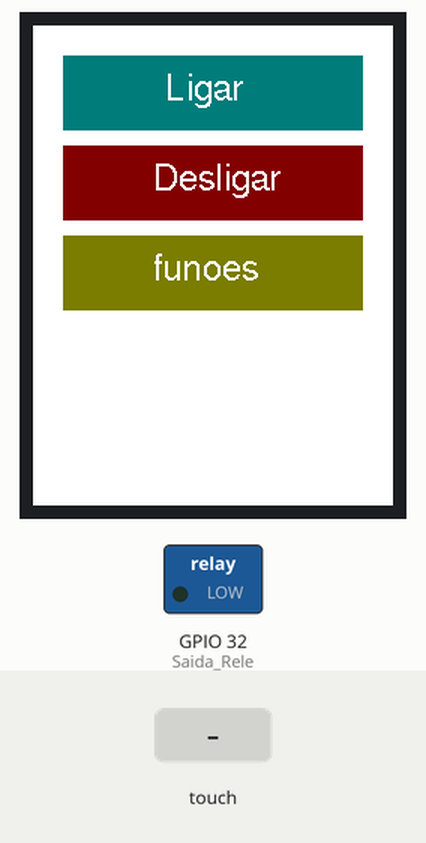
A program run on a simulated ESP32. Shown: 240×320 colour display, switched loads named in the program (green lamp = pin HIGH). Inputs (shaded band) come from the test bench. Storage starts empty.

Above: at 1.7 s.
1.8 s: screen touched at 13 % across, 50 % down
At 3.2 s:
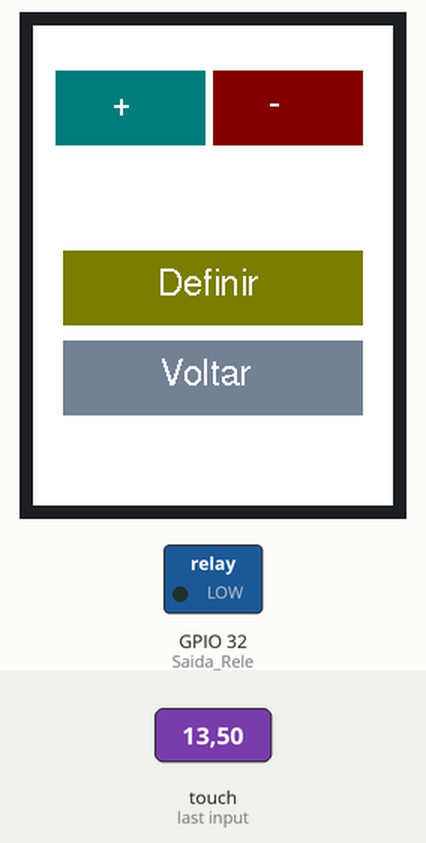
3.5 s: screen touched at 13 % across, 70 % down
At 4.8 s:
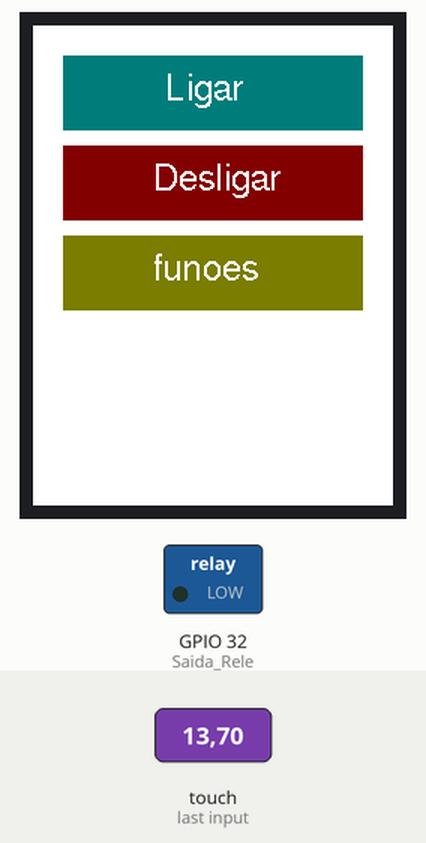
5.1 s: screen touched at 13 % across, 10 % down
At 6.4 s:
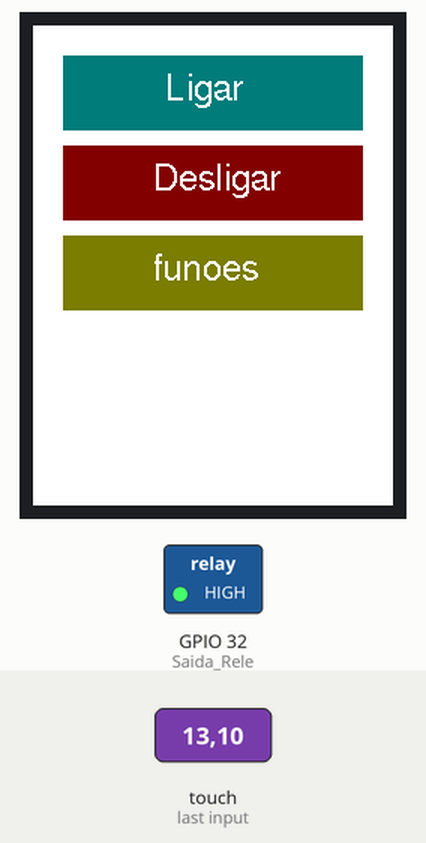
6.7 s: screen touched at 38 % across, 50 % down
At 8.1 s:
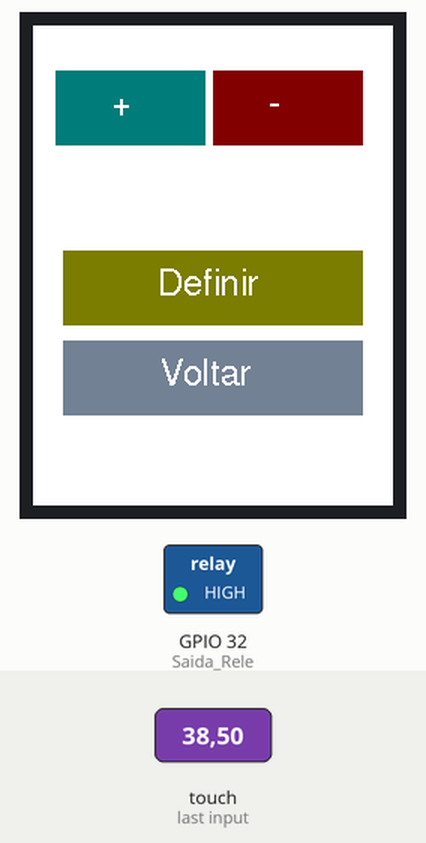
8.4 s: screen touched at 62 % across, 50 % down
At 9.9 s:
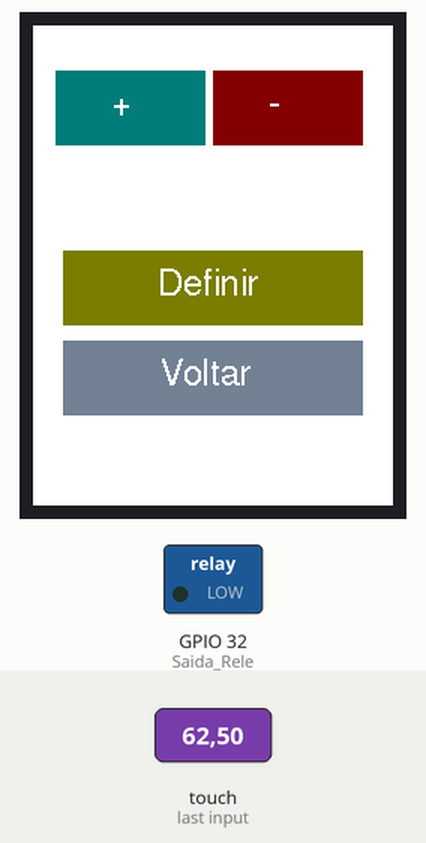
Timing chart, 0 to 11.1 s (numbered marks = the images above; inputs shaded):
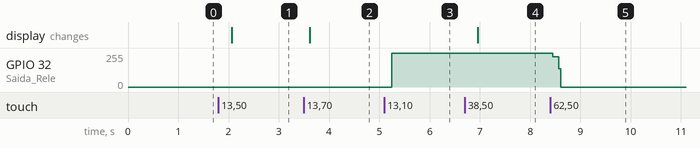

The program:

main.cpp
```cpp
// Inclusão de bibliotecas necessárias para funcionamento do sistema
#include "includes.h" // Biblioteca de inclusões customizadas, não padrão.
#include <EEPROM.h>   // Biblioteca para manipulação da memória EEPROM.
#include <TFT_eSPI.h> // Biblioteca para controle do display TFT.

// ========================= DECLARAÇÃO DE VARIÁVEIS E OBJETOS =========================

TFT_eSPI tft = TFT_eSPI();

// Definição de um tipo de estrutura chamada Botao para representar um botão na tela.
typedef struct
{
  uint16_t posX, posY, largura, altura;
  const char *texto;
  uint16_t corFundo;
  uint16_t corTexto;
  uint16_t corPressionado;
  uint16_t raioArredondamento;
} Botao;

// Array de estruturas Botao para definir vários botões na tela.
Botao botoes[] = {
    // Definição dos botões com suas respectivas propriedades (posição, tamanho, texto, cores)
    {20, 20, 200, 50, "Ligar", TFT_DARKCYAN, TFT_WHITE, TFT_DARKGREY},
    {20, 80, 200, 50, "Desligar", TFT_DARKRED, TFT_WHITE, TFT_DARKGREY},
    {20, 140, 200, 50, "funçoes", TFT_OLIVE, TFT_WHITE, TFT_DARKGREY},
    {15, 30, 100, 50, "+", TFT_DARKCYAN, TFT_WHITE, TFT_DARKGREY},   // Botão Mais
    {120, 30, 100, 50, "-", TFT_DARKRED, TFT_WHITE, TFT_DARKGREY},        // Botão Menos na parte superior
    {20, 150, 200, 50, "Definir", TFT_OLIVE, TFT_WHITE, TFT_DARKGREY}, // Botão Definir um pouco abaixo
    {20, 210, 200, 50, "Voltar", TFT_SLATEGRAY, TFT_WHITE, TFT_DARKGREY}   // Botão Voltar ainda mais abaixo
};

//====================================================================================================================//
// Declaração de funções que serão utilizadas no programa.
void desenhaBotao(Botao b);
void checkButtonPress();
void TelaConfigurar();
void touch_calibrate();
void setup();
void loop();
void atualizaDisplayValor();
//====================================================================================================================//
// Implementação da função desenhaBotao que recebe um botão e o desenha na tela.
void desenhaBotao(Botao b)
{
  tft.setFreeFont(FF18);
  // Código para desenhar o botão no display.
  tft.fillRect(b.posX, b.posY, b.largura, b.altura, b.corFundo);
  tft.setTextColor(b.corTexto);
  uint16_t textoX = b.posX + (b.largura - (strlen(b.texto) * 6)) / 2.5; // Ajuste aproximado para centralizar o texto
  uint16_t textoY = b.posY + b.altura / 1.5 - 4;                        // Ajuste aproximado para centralizar o texto verticalmente
  tft.setCursor(textoX, textoY);
  tft.print(b.texto);

  }
//====================================================================================================================//
// Função telaInicio para configurar a tela inicial com os botões principais.
void telaInicio()
{
  pag = 1;
  tft.fillScreen(TFT_WHITE);
  desenhaBotao(botoes[0]);
  desenhaBotao(botoes[1]);
  desenhaBotao(botoes[2]);
}
//====================================================================================================================//
// Implementação da função checkButtonPress que verifica se algum botão foi pressionado.
void checkButtonPress()
{
  // Código para verificar se um botão foi pressionado e realizar ações.
  uint16_t x, y;
  if (tft.getTouch(&x, &y))
  {

    if (pag == 1)
    {

      delay(150);
      // Verificando o toque para o botão "Ligar"
      if (x >= botoes[0].posX && x <= (botoes[0].posX + botoes[0].largura) &&
          y >= botoes[0].posY && y <= (botoes[0].posY + botoes[0].altura))
      {

        digitalWrite(Saida_Rele, HIGH);
      }
      // Verificando o toque para o botão "Desligar"
      else if (x >= botoes[1].posX && x <= (botoes[1].posX + botoes[1].largura) &&
               y >= botoes[1].posY && y <= (botoes[1].posY + botoes[1].altura))
      {
        digitalWrite(Saida_Rele, LOW);
      }

      // Verificando o toque para o botão "Configurar"
      else if (x >= botoes[2].posX && x <= (botoes[2].posX + botoes[2].largura) &&
               y >= botoes[2].posY && y <= (botoes[2].posY + botoes[2].altura))
      {
        tft.fillScreen(TFT_WHITE);
        TelaConfigurar();
      }
    }
    // Verificando o toque para o botão "Mais"
    else if (pag == 2)
    {

      if (x >= botoes[3].posX && x <= (botoes[3].posX + botoes[3].largura) &&
          y >= botoes[3].posY && y <= (botoes[3].posY + botoes[3].altura))
      {
        TempoCronometro += 1000;
        delay(100);
        atualizaDisplayValor();
      }
      // Verificando o toque para o botão "Menos"
      else if (x >= botoes[4].posX && x <= (botoes[4].posX + botoes[4].largura) &&
               y >= botoes[4].posY && y <= (botoes[4].posY + botoes[4].altura))
      {
        if (TempoCronometro > 0)
        {
          TempoCronometro -= 1000;
        }
        delay(100);
        atualizaDisplayValor();
      }

      // Verificando o toque para o botão "Definir"
      else if (x >= botoes[5].posX && x <= (botoes[5].posX + botoes[5].largura) &&
               y >= botoes[5].posY && y <= (botoes[5].posY + botoes[5].altura))
      {
        // Ação do botão Definir
        varb = 1;
        crono = millis();
        digitalWrite(Saida_Rele, HIGH);
      }
      // Verificando o toque para o botão "Voltar"

      else if (x >= botoes[6].posX && x <= (botoes[6].posX + botoes[6].largura) &&
               y >= botoes[6].posY && y <= (botoes[6].posY + botoes[6].altura))
      {

        telaInicio();
        varb = 0;
      }
    }
  }
}
//====================================================================================================================//
// Função atualizaDisplayValor para atualizar o valor mostrado na tela.
void atualizaDisplayValor()
{
  // Código para atualizar o valor exibido no display.
  tft.fillRect(posX, posY - 20, 100, 40, TFT_WHITE);
  // Configura a posição e cor para o texto do valor.
  tft.setCursor(posX, posY);
  tft.setTextColor(corTexto);

  // Mostra o valor atualizado na tela.
  tft.print(TempoCronometro/1000);

  delay(100);
}
//====================================================================================================================//
// Função TelaConfigurar para mostrar a tela de configuração com botões específicos.
void TelaConfigurar()
{
  // Código para configurar a tela de configuração.
  pag = 2;
  desenhaBotao(botoes[3]);
  desenhaBotao(botoes[4]);
  desenhaBotao(botoes[5]);
  desenhaBotao(botoes[6]);
}
//====================================================================================================================//
// Função touch_calibrate para calibrar a tela de toque do display.
void touch_calibrate()
{
  uint16_t calData[5];
  uint8_t calDataOK = 0;

  // check file system exists
  if (!SPIFFS.begin())
  {
    Serial.println("Formatting file system");
    SPIFFS.format();
    SPIFFS.begin();
  }

  // check if calibration file exists and size is correct
  if (SPIFFS.exists(CALIBRATION_FILE_TFT))
  {

    if (REPEAT_CAL_TFT)
    {
      // Delete if we want to re-calibrate
      SPIFFS.remove(CALIBRATION_FILE_TFT);
    }
    else
    {
      File f = SPIFFS.open(CALIBRATION_FILE_TFT, "r");
      if (f)
      {
        if (f.readBytes((char *)calData, 14) == 14)
          calDataOK = 1;
        f.close();
      }
    }
  }

  if (calDataOK && !REPEAT_CAL_TFT)
  {
    // calibration data valid
    tft.setTouch(calData);
  }
  else
  {
    // data not valid so recalibrate
    tft.fillScreen(TFT_BLACK);
    tft.setCursor(20, 0);
    tft.setTextFont(2);
    tft.setTextSize(1);
    tft.setTextColor(TFT_WHITE, TFT_BLACK);

    tft.println("Toque nas pontas indicadas");

    tft.setTextFont(1);
    tft.println();

    if (REPEAT_CAL_TFT)
    {
      tft.setTextColor(TFT_RED, TFT_BLACK);
      tft.println("Set REPEAT_CAL to false to stop this running again!");
    }

    tft.calibrateTouch(calData, TFT_MAGENTA, TFT_BLACK, 15);

    tft.setTextColor(TFT_GREEN, TFT_BLACK);
    tft.println("Calibração Completa");

    // store data
    File f = SPIFFS.open(CALIBRATION_FILE_TFT, "w");
    if (f)
    {
      f.write((const unsigned char *)calData, 14);
      f.close();
    }
  }
}
//====================================================================================================================//

void cronometro()
{
  if (millis() > crono + TempoCronometro && varb == 1)
  {
    digitalWrite(Saida_Rele, LOW);
    crono = 0;
    // TempoCronometro = 0;
  }
}
//====================================================================================================================//
// A função setup é chamada uma vez quando o programa começa
void setup()
{
  Serial.begin(115200); // UART 0
  tft.fillScreen(TFT_WHITE);
  pinMode(Saida_Rele, OUTPUT);
  pinMode(T_IRQ, INPUT);

  // Display:
  tft.init();
  tft.setRotation(2);
  touch_calibrate();
  tft.setTextSize(1);
  tft.setTextColor(TFT_WHITE);
  tft.setCursor(0, 0);
  tft.fillScreen(TFT_WHITE);
  telaInicio();
  //====================================================================================================================//
}

void loop()
{
  cronometro();
  checkButtonPress();
}
```

Free_Fonts.h
```cpp
// Attach this header file to your sketch to use the GFX Free Fonts. You can write
// sketches without it, but it makes referencing them easier.

// This calls up ALL the fonts but they only get loaded if you actually
// use them in your sketch.
//
// No changes are needed to this header file unless new fonts are added to the
// library "Fonts/GFXFF" folder.
//
// To save a lot of typing long names, each font can easily be referenced in the
// sketch in three ways, either with:
//
//    1. Font file name with the & in front such as &FreeSansBoldOblique24pt7b
//       an example being:
//
//       tft.setFreeFont(&FreeSansBoldOblique24pt7b);
//
//    2. FF# where # is a number determined by looking at the list below
//       an example being:
//
//       tft.setFreeFont(FF32);
//
//    3. An abbreviation of the file name. Look at the list below to see
//       the abbreviations used, for example:
//
//       tft.setFreeFont(FSSBO24)
//
//       Where the letters mean:
//       F = Free font
//       M = Mono
//      SS = Sans Serif (double S to distinguish is form serif fonts)
//       S = Serif
//       B = Bold
//       O = Oblique (letter O not zero)
//       I = Italic
//       # =  point size, either 9, 12, 18 or 24
//
//  Setting the font to NULL will select the GLCD font:
//
//      tft.setFreeFont(NULL); // Set font to GLCD

#define LOAD_GFXFF

#ifdef LOAD_GFXFF // Only include the fonts if LOAD_GFXFF is defined in User_Setup.h

// Use these when printing or drawing text in GLCD and high rendering speed fonts
#define GFXFF 1
#define GLCD  0
#define FONT2 2
#define FONT4 4
#define FONT6 6
#define FONT7 7
#define FONT8 8

// Use the following when calling setFont()
//
// Reserved for GLCD font  // FF0
//

#define TT1 &TomThumb

#define FM9 &FreeMono9pt7b
#define FM12 &FreeMono12pt7b
#define FM18 &FreeMono18pt7b
#define FM24 &FreeMono24pt7b

#define FMB9 &FreeMonoBold9pt7b
#define FMB12 &FreeMonoBold12pt7b
#define FMB18 &FreeMonoBold18pt7b
#define FMB24 &FreeMonoBold24pt7b

#define FMO9 &FreeMonoOblique9pt7b
#define FMO12 &FreeMonoOblique12pt7b
#define FMO18 &FreeMonoOblique18pt7b
#define FMO24 &FreeMonoOblique24pt7b

#define FMBO9 &FreeMonoBoldOblique9pt7b
#define FMBO12 &FreeMonoBoldOblique12pt7b
#define FMBO18 &FreeMonoBoldOblique18pt7b
#define FMBO24 &FreeMonoBoldOblique24pt7b

#define FSS9 &FreeSans9pt7b
#define FSS12 &FreeSans12pt7b
#define FSS18 &FreeSans18pt7b
#define FSS24 &FreeSans24pt7b

#define FSSB9 &FreeSansBold9pt7b
#define FSSB12 &FreeSansBold12pt7b
#define FSSB18 &FreeSansBold18pt7b
#define FSSB24 &FreeSansBold24pt7b

#define FSSO9 &FreeSansOblique9pt7b
#define FSSO12 &FreeSansOblique12pt7b
#define FSSO18 &FreeSansOblique18pt7b
#define FSSO24 &FreeSansOblique24pt7b

#define FSSBO9 &FreeSansBoldOblique9pt7b
#define FSSBO12 &FreeSansBoldOblique12pt7b
#define FSSBO18 &FreeSansBoldOblique18pt7b
#define FSSBO24 &FreeSansBoldOblique24pt7b

#define FS9 &FreeSerif9pt7b
#define FS12 &FreeSerif12pt7b
#define FS18 &FreeSerif18pt7b
#define FS24 &FreeSerif24pt7b

#define FSI9 &FreeSerifItalic9pt7b
#define FSI12 &FreeSerifItalic12pt7b
#define FSI19 &FreeSerifItalic18pt7b
#define FSI24 &FreeSerifItalic24pt7b

#define FSB9 &FreeSerifBold9pt7b
#define FSB12 &FreeSerifBold12pt7b
#define FSB18 &FreeSerifBold18pt7b
#define FSB24 &FreeSerifBold24pt7b

#define FSBI9 &FreeSerifBoldItalic9pt7b
#define FSBI12 &FreeSerifBoldItalic12pt7b
#define FSBI18 &FreeSerifBoldItalic18pt7b
#define FSBI24 &FreeSerifBoldItalic24pt7b

#define FF0 NULL //ff0 reserved for GLCD
#define FF1 &FreeMono9pt7b
#define FF2 &FreeMono12pt7b
#define FF3 &FreeMono18pt7b
#define FF4 &FreeMono24pt7b

#define FF5 &FreeMonoBold9pt7b
#define FF6 &FreeMonoBold12pt7b
#define FF7 &FreeMonoBold18pt7b
#define FF8 &FreeMonoBold24pt7b

#define FF9 &FreeMonoOblique9pt7b
#define FF10 &FreeMonoOblique12pt7b
#define FF11 &FreeMonoOblique18pt7b
#define FF12 &FreeMonoOblique24pt7b

#define FF13 &FreeMonoBoldOblique9pt7b
#define FF14 &FreeMonoBoldOblique12pt7b
#define FF15 &FreeMonoBoldOblique18pt7b
#define FF16 &FreeMonoBoldOblique24pt7b

#define FF17 &FreeSans9pt7b
#define FF18 &FreeSans12pt7b
#define FF19 &FreeSans18pt7b
#define FF20 &FreeSans24pt7b

#define FF21 &FreeSansBold9pt7b
#define FF22 &FreeSansBold12pt7b
#define FF23 &FreeSansBold18pt7b
#define FF24 &FreeSansBold24pt7b

#define FF25 &FreeSansOblique9pt7b
#define FF26 &FreeSansOblique12pt7b
#define FF27 &FreeSansOblique18pt7b
#define FF28 &FreeSansOblique24pt7b

#define FF29 &FreeSansBoldOblique9pt7b
#define FF30 &FreeSansBoldOblique12pt7b
#define FF31 &FreeSansBoldOblique18pt7b
#define FF32 &FreeSansBoldOblique24pt7b

#define FF33 &FreeSerif9pt7b
#define FF34 &FreeSerif12pt7b
#define FF35 &FreeSerif18pt7b
#define FF36 &FreeSerif24pt7b

#define FF37 &FreeSerifItalic9pt7b
#define FF38 &FreeSerifItalic12pt7b
#define FF39 &FreeSerifItalic18pt7b
#define FF40 &FreeSerifItalic24pt7b

#define FF41 &FreeSerifBold9pt7b
#define FF42 &FreeSerifBold12pt7b
#define FF43 &FreeSerifBold18pt7b
#define FF44 &FreeSerifBold24pt7b

#define FF45 &FreeSerifBoldItalic9pt7b
#define FF46 &FreeSerifBoldItalic12pt7b
#define FF47 &FreeSerifBoldItalic18pt7b
#define FF48 &FreeSerifBoldItalic24pt7b

// >>>>>>>>>>>>>>>>>>>>>>>>>>>>>>>>>>>>>>>>>>>>>>>>>>>>>>>>>>>>>>>>>>>>>>>>>>>>>>>>>
// Now we define "s"tring versions for easy printing of the font name so:
//   tft.println(sFF5);
// will print
//   Mono bold 9
// >>>>>>>>>>>>>>>>>>>>>>>>>>>>>>>>>>>>>>>>>>>>>>>>>>>>>>>>>>>>>>>>>>>>>>>>>>>>>>>>>

#define sFF0 "GLCD"
#define sTT1 "Tom Thumb"
#define sFF1 "Mono 9"
#define sFF2 "Mono 12"
#define sFF3 "Mono 18"
#define sFF4 "Mono 24"

#define sFF5 "Mono bold 9"
#define sFF6 "Mono bold 12"
#define sFF7 "Mono bold 18"
#define sFF8 "Mono bold 24"

#define sFF9 "Mono oblique 9"
#define sFF10 "Mono oblique 12"
#define sFF11 "Mono oblique 18"
#define sFF12 "Mono oblique 24"

#define sFF13 "Mono bold oblique 9"
#define sFF14 "Mono bold oblique 12"
#define sFF15 "Mono bold oblique 18"
#define sFF16 "Mono bold oblique 24" // Full text line is too big for 480 pixel wide screen

#define sFF17 "Sans 9"
#define sFF18 "Sans 12"
#define sFF19 "Sans 18"
#define sFF20 "Sans 24"

#define sFF21 "Sans bold 9"
#define sFF22 "Sans bold 12"
#define sFF23 "Sans bold 18"
#define sFF24 "Sans bold 24"

#define sFF25 "Sans oblique 9"
#define sFF26 "Sans oblique 12"
#define sFF27 "Sans oblique 18"
#define sFF28 "Sans oblique 24"

#define sFF29 "Sans bold oblique 9"
#define sFF30 "Sans bold oblique 12"
#define sFF31 "Sans bold oblique 18"
#define sFF32 "Sans bold oblique 24"

#define sFF33 "Serif 9"
#define sFF34 "Serif 12"
#define sFF35 "Serif 18"
#define sFF36 "Serif 24"

#define sFF37 "Serif italic 9"
#define sFF38 "Serif italic 12"
#define sFF39 "Serif italic 18"
#define sFF40 "Serif italic 24"

#define sFF41 "Serif bold 9"
#define sFF42 "Serif bold 12"
#define sFF43 "Serif bold 18"
#define sFF44 "Serif bold 24"

#define sFF45 "Serif bold italic 9"
#define sFF46 "Serif bold italic 12"
#define sFF47 "Serif bold italic 18"
#define sFF48 "Serif bold italic 24"

#else // LOAD_GFXFF not defined so setup defaults to prevent error messages

// >>>>>>>>>>>>>>>>>>>>>>>>>>>>>>>>>>>>>>>>>>>>>>>>>>>>>>>>>>>>>>>>>>>>>>>>>>>>>>>>>
// Free fonts are not loaded in User_Setup.h so we must define all as font 1
// to prevent compile error messages
// >>>>>>>>>>>>>>>>>>>>>>>>>>>>>>>>>>>>>>>>>>>>>>>>>>>>>>>>>>>>>>>>>>>>>>>>>>>>>>>>>

#define GFXFF 1
#define GLCD  1
#define FONT2 2
#define FONT4 4
#define FONT6 6
#define FONT7 7
#define FONT8 8

#define FF0 1
#define FF1 1
#define FF2 1
#define FF3 1
#define FF4 1
#define FF5 1
#define FF6 1
#define FF7 1
#define FF8 1
#define FF9 1
#define FF10 1
#define FF11 1
#define FF12 1
#define FF13 1
#define FF14 1
#define FF15 1
#define FF16 1
#define FF17 1
#define FF18 1
#define FF19 1
#define FF20 1
#define FF21 1
#define FF22 1
#define FF23 1
#define FF24 1
#define FF25 1
#define FF26 1
#define FF27 1
#define FF28 1
#define FF29 1
#define FF30 1
#define FF31 1
#define FF32 1
#define FF33 1
#define FF34 1
#define FF35 1
#define FF36 1
#define FF37 1
#define FF38 1
#define FF39 1
#define FF40 1
#define FF41 1
#define FF42 1
#define FF43 1
#define FF44 1
#define FF45 1
#define FF46 1
#define FF47 1
#define FF48 1

#define FM9  1
#define FM12 1
#define FM18 1
#define FM24 1

#define FMB9  1
#define FMB12 1
#define FMB18 1
#define FMB24 1

#define FMO9  1
#define FMO12 1
#define FMO18 1
#define FMO24 1

#define FMBO9  1
#define FMBO12 1
#define FMBO18 1
#define FMBO24 1

#define FSS9  1
#define FSS12 1
#define FSS18 1
#define FSS24 1

#define FSSB9  1
#define FSSB12 1
#define FSSB18 1
#define FSSB24 1

#define FSSO9  1
#define FSSO12 1
#define FSSO18 1
#define FSSO24 1

#define FSSBO9  1
#define FSSBO12 1
#define FSSBO18 1
#define FSSBO24 1

#define FS9  1
#define FS12 1
#define FS18 1
#define FS24 1

#define FSI9  1
#define FSI12 1
#define FSI19 1
#define FSI24 1

#define FSB9  1
#define FSB12 1
#define FSB18 1
#define FSB24 1

#define FSBI9  1
#define FSBI12 1
#define FSBI18 1
#define FSBI24 1

#endif // LOAD_GFXFF
```

VG.h
```cpp
const int posX = 110; // Posição X onde o valor será mostrado no display

const int posY = 110;

const uint16_t corTexto = TFT_BLACK; // Cor do texto

int pag = 1;

long TempoCronometro = 0;

long crono = 0;

int varb = 0;
```

Source omitted: includes.h (470 bytes)

Measured:
- after the input at 1.8 s, the display: changes after 0.26 s (image 1)
- after the input at 3.5 s, the display: changes after 0.11 s (image 2)
- after the input at 5.1 s, GPIO 32 (Saida_Rele): 0/255 → 255/255 after 0.15 s
- after the input at 6.7 s, the display: changes after 0.26 s (image 4)
- after the input at 8.4 s, GPIO 32 (Saida_Rele): 255/255 → 227/255 after 0.05 s, → 0/255 0.12 s later
